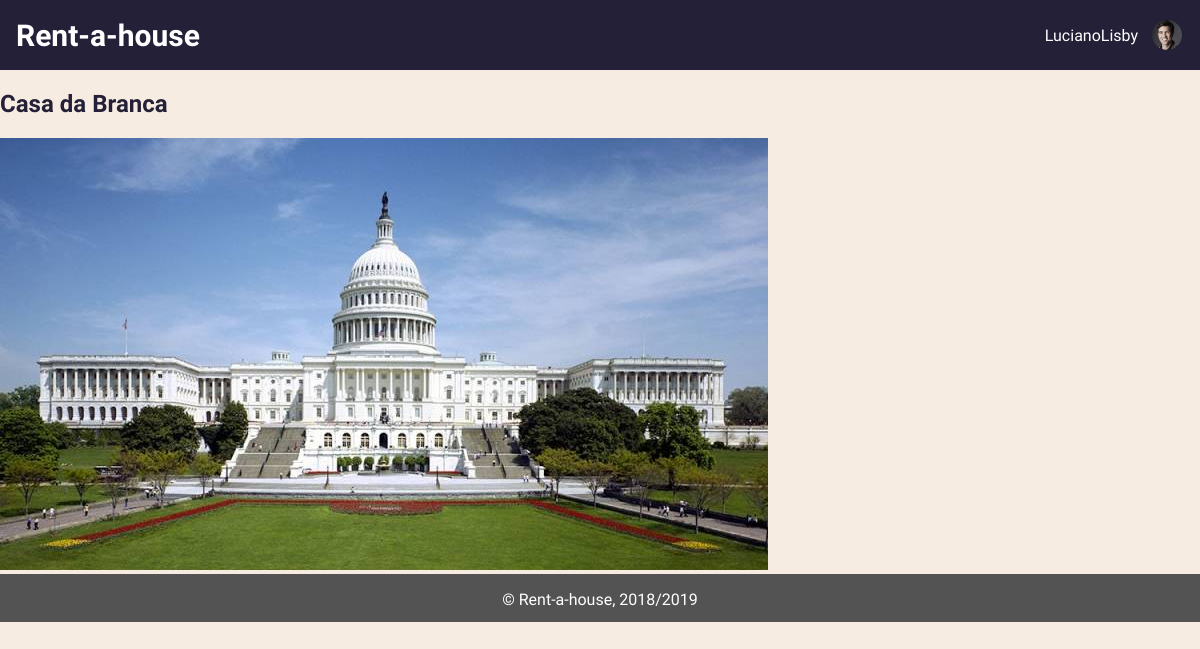
Screenshot of /pages/rental.php?id=25 (signed in) with the database file from the repository.
### tables this page shows
CREATE TABLE house (
  id INTEGER PRIMARY KEY AUTOINCREMENT,
  image VARCHAR,
  type VARCHAR,
  room INTEGER,
  bathroom Integer,
  price DOUBLE,
  published DATE,
  address VARCHAR, 
  location VARCHAR,
  state VARCHAR,
  postCode VARCHAR,  
  description VARCHAR,
  title VARCHAR,
  owner VARCHAR REFERENCES user
);

### database/db_utils.php (called while the page is built, shortened)
<?php
    include_once('../database/connection.php');
    function getHouse($id){
        global $db;
        $stmt = $db->prepare("SELECT * FROM house WHERE id='".$id."'");
        $stmt->execute();
        $aux = $stmt->fetch();
        return $aux;
    }
?>

### pages/rental.php (the view, shortened to what this page needs)
<?php
    include_once('../templates/templates.php');
    include_once('../database/connection.php');
    include_once('../database/db_utils.php');
    if(isset($_GET['id'])){
        $id = $_GET['id'];
        $house = getHouse($id);
    }
?>
    <div id="rental">
        <h2><?=$house["title"]?></h2>
        <img src="<?=$house['image']?>">
    </div>

### css/style.css (style rules this page uses)
:root { --main-color-1: #242038; --main-color-2: #725AC1; --main-color-3: #8D86C9; --main-color-4: #CAC4CE; --main-color-5: #F7ECE1; --main-color-6: white; --main-color-7: rgba(0,0,0,.2); --main-color-8: rgb(0, 0, 0); --main-color-9: rgb(83, 83, 83); --main-color-10: rgb(245, 89, 71); }
html { margin: 0; padding: 0; width: 100%; }
body { display: flex; flex-direction: column; font-family: 'Exo 2', sans-serif; background-color: var(--main-color-5); color: var(--main-color-1); margin: 0; padding: 0; min-height: 100vh; width: 100%; }

### rows the page displays
house: title "Casa da Branca", image (picture)

### other values shown
$_SESSION['username'] "LucianoLisby"
